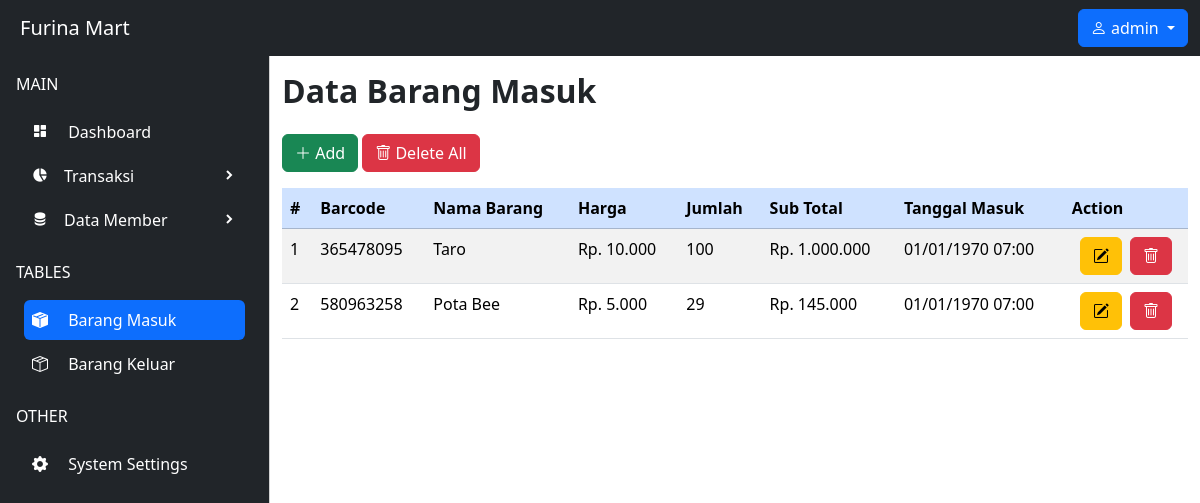
The page /pemasukan/index.php (signed in) on the database as committed earlier.
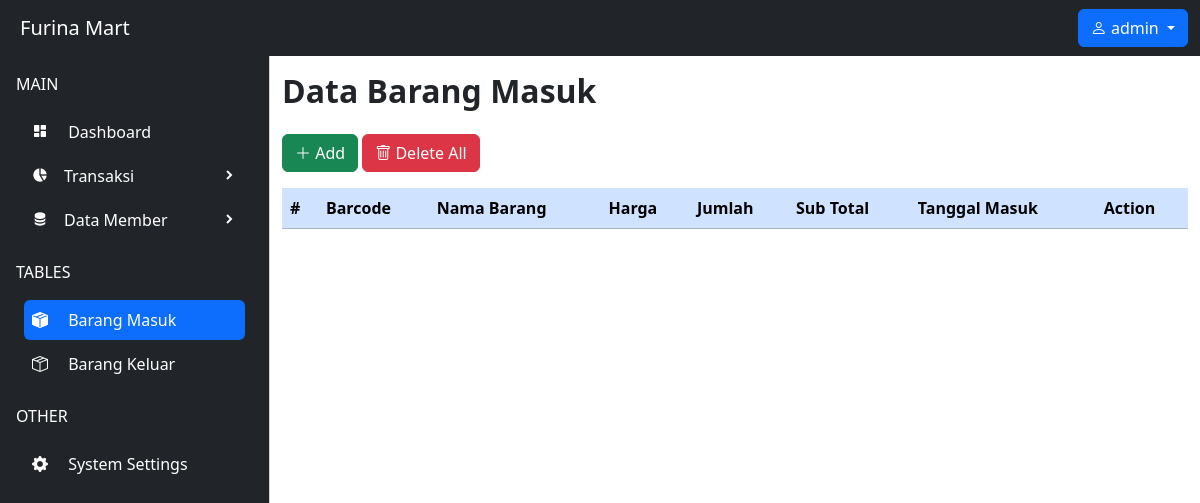
The same page on the database as committed later.
### tables this page shows
CREATE TABLE `t_barang_masuk` (
  `id` int(11) NOT NULL,
  `barcode` varchar(20) NOT NULL,
  `nama_barang` varchar(255) NOT NULL,
  `harga` int(11) NOT NULL,
  `jumlah_barang` int(11) NOT NULL,
  `tanggal_masuk` timestamp NOT NULL
);

### config/control.php (called while the page is built, shortened)
<?php
include "koneksi.php";
function select($querySelect)
{
  global $koneksi;
  $query = mysqli_query($koneksi, $querySelect);
  $result = [];
  while ($fetch = mysqli_fetch_assoc($query)) {
    $result[] = $fetch;
  }
  return $result;
}

### pemasukan/index.php (the view, shortened to what the changed rows need)
<?php
include "../config/control.php";
$sqlSelect = select("SELECT * FROM t_barang_masuk");
?>
<!doctype html>
<html lang="en">
<head>
    <link href="https://cdn.jsdelivr.net/npm/bootstrap@5.3.3/dist/css/bootstrap.min.css" rel="stylesheet"
 />
    <link rel="stylesheet" href="https://cdn.jsdelivr.net/npm/bootstrap-icons@1.11.3/font/bootstrap-icons.min.css" />
    <link href="https://unpkg.com/boxicons@2.1.4/css/boxicons.min.css" rel="stylesheet" />
    <link rel="stylesheet" href="https://cdn.datatables.net/2.1.7/css/dataTables.bootstrap5.css">
    <link rel="stylesheet" href="../css/style.css" />
</head>
<body>
    <main class="my-3">
        <div class="container">
            <div class="row mb-3">
                <div class="col-md-12">
                    <h2 class="fw-bold">Data Barang Masuk</h2>
                </div>
            </div>
            <div class="row">
                <div class="col-md-12">
                    <div class="table-responsive-md">
                        <table class="table table-striped" id="table">
                            <thead>
                                <tr class="table-primary">
                                    <th>#</th>
                                    <th>Barcode</th>
                                    <th>Nama Barang</th>
                                    <th>Harga</th>
                                    <th>Jumlah</th>
                                    <th>Sub Total</th>
                                    <th>Tanggal Masuk</th>
                                    <th>Action</th>
                                </tr>
                            </thead>
                            <tbody>
                                <?php $i = 1; ?>
                                <?php foreach ($sqlSelect as $data): ?>
                                    <?php $subTotal =
                                        $data["harga"] * $data["jumlah_barang"]; ?>
                                    <tr>
                                        <td><?= $i++ ?></td>
                                        <td><?= $data["barcode"] ?></td>
                                        <td><?= $data["nama_barang"] ?></td>
                                        <td>Rp. <?= number_format(
                                                    $data["harga"],
                                                    0,
                                                    ",",
                                                    "."
                                                ) ?></td>
                                        <td><?= $data["jumlah_barang"] ?></td>
                                        <td>Rp. <?= number_format(
                                                    $subTotal,
                                                    0,
                                                    ",",
                                                    "."
                                                ) ?></td>
                                        <td><?= date("d/m/Y H:i", $data['tanggal_masuk'] / 1000) ?></td>
                                        <td>
                                            <div
                                                class="action-group d-flex gap-2 justify-content-center align-items-center">
                                                <span class="btn btn-warning" data-bs-toggle="modal"
                                                    data-bs-target="#modalEdit<?= $i ?>"><i
                                                        class="bi bi-pencil-square"></i></span>
                                                <span class="btn btn-danger" data-bs-toggle="modal"
                                                    data-bs-target="#modalHapus<?= $i ?>"><i class="bi bi-trash"></i></span>
                                            </div>
                                        </td>
                                    </tr>
                                <?php endforeach; ?>
                            </tbody>
                        </table>
                    </div>
                </div>
            </div>
        </div>
    </main>
</body>
</html>

Rows that differ between the two databases and show on the page:
removed t_barang_masuk: barcode "365478095", nama_barang "Taro", harga "10.000", jumlah_barang "100", subTotal "1.000.000", tanggal_masuk "01/01/1970 07:00"
removed t_barang_masuk: barcode "580963258", nama_barang "Pota Bee", harga "5.000", jumlah_barang "29", subTotal "145.000", tanggal_masuk "01/01/1970 07:00"
